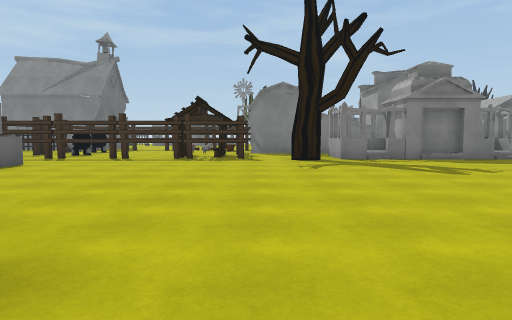
view 1 (above)

24 first-person views from a walk through a 3-D level made in the Unity game engine. The camera is 1.3 m above the floor, tilts 4° down and sees 75° across. The floor is counted in squares, 2 m on a side. Each view is taken from the middle of a square. On the plan, view 1 faces up. The plan holds only what a view shows up to about 10 squares ahead; the rest is blank. The place goes on beyond the plan. The player is left out. Some animated figures are not drawn. Some surface patterns are stand-ins.

view 2
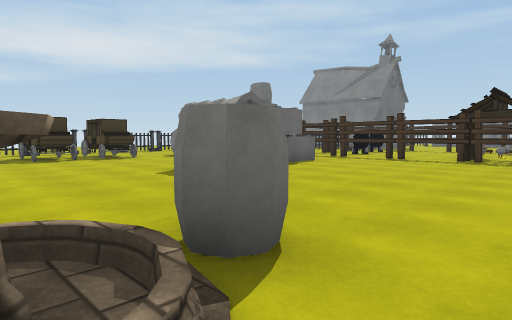

view 3
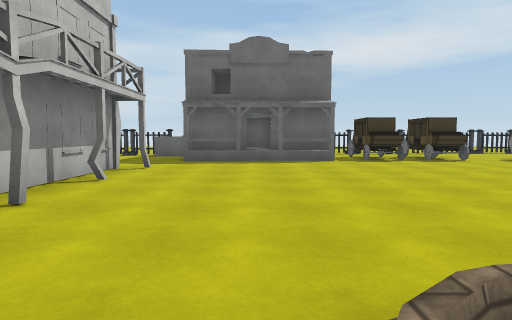

view 4
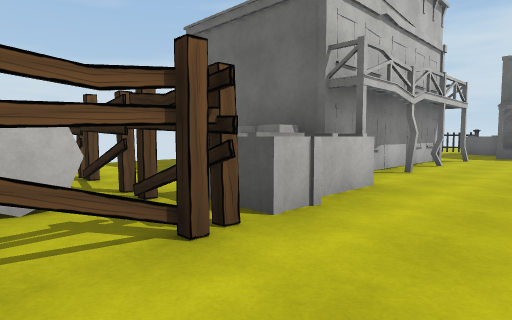

view 5
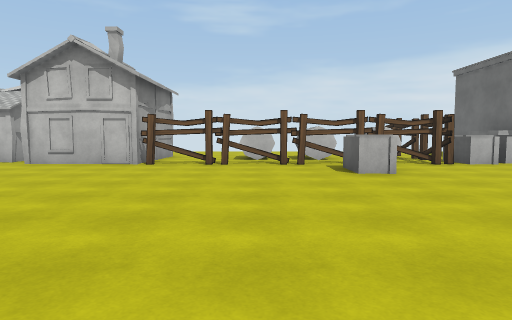

view 6
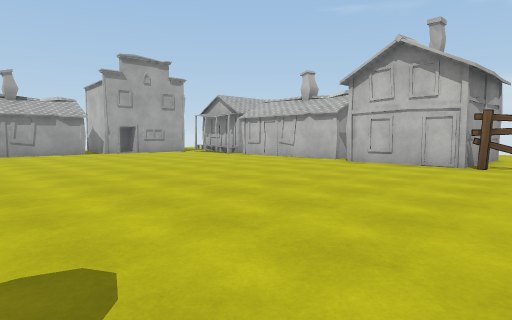

view 7
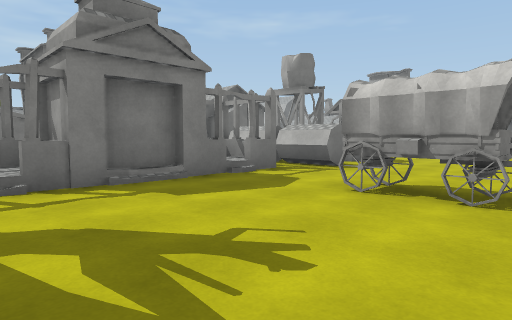

view 8
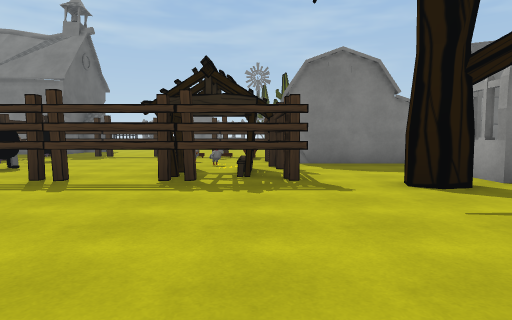

view 9
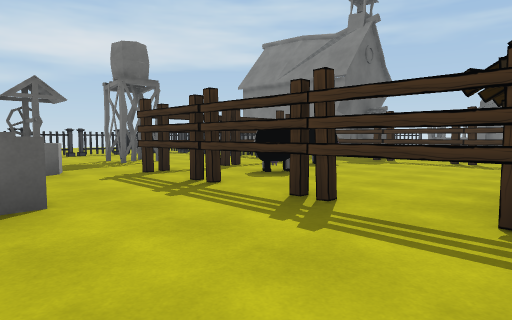

view 10
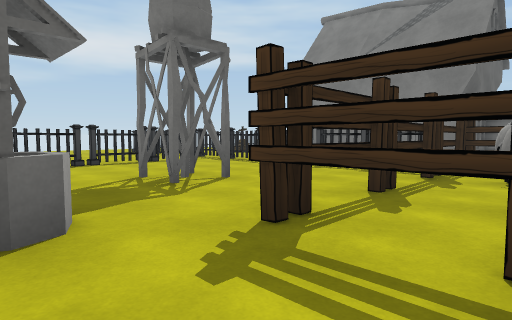

view 11
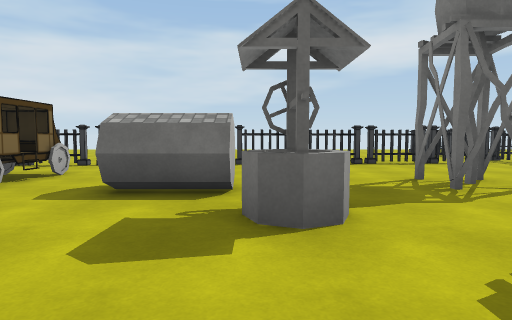

view 12
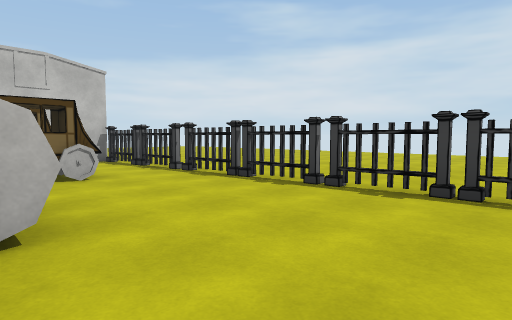

view 13
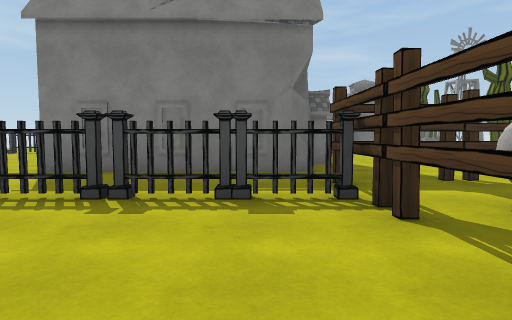

view 14
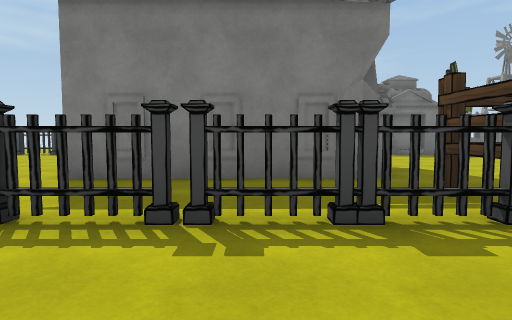

view 15
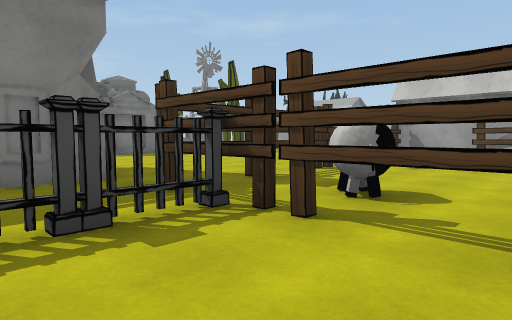

view 16
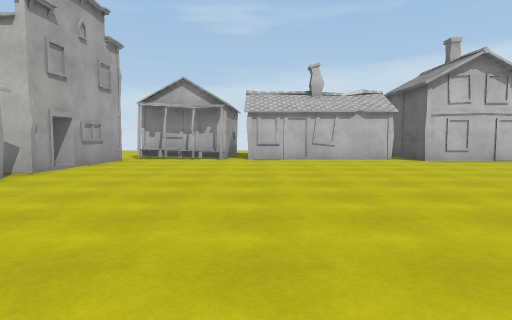

view 17
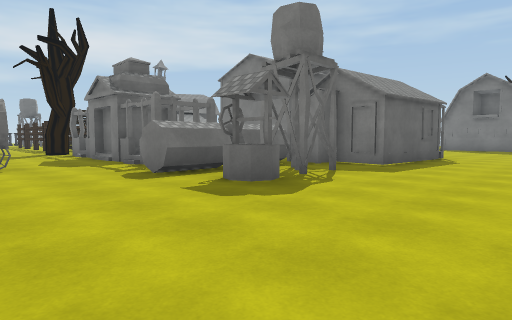

view 18
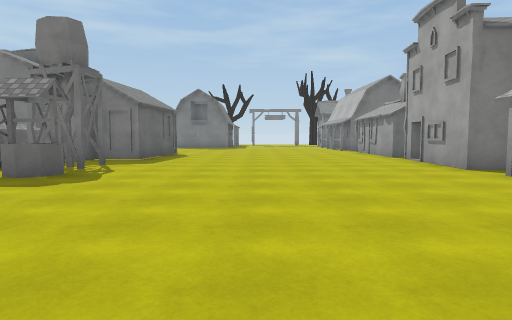

view 19
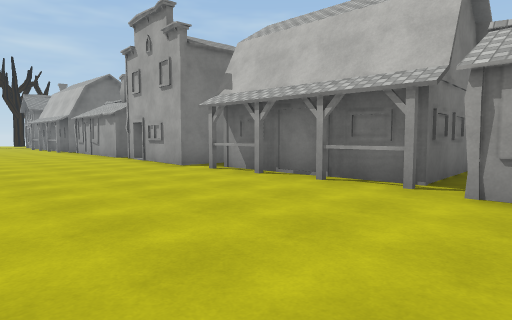

view 20
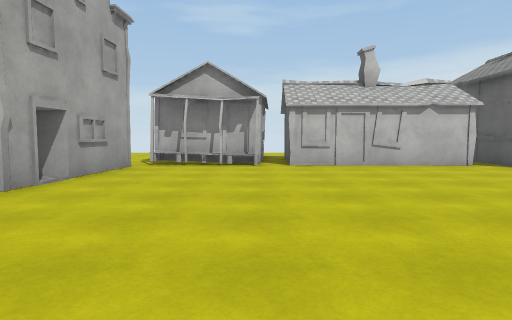

view 21
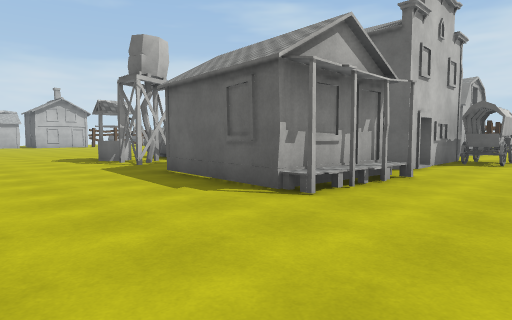

view 22
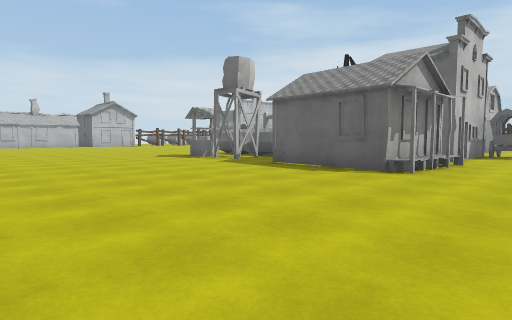

view 23
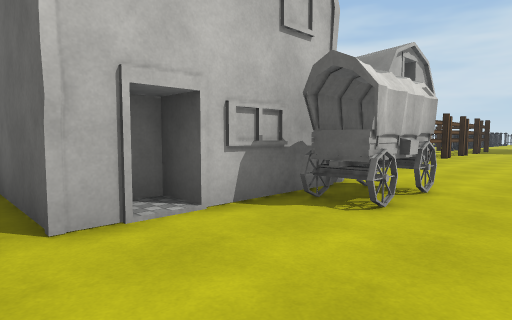

view 24
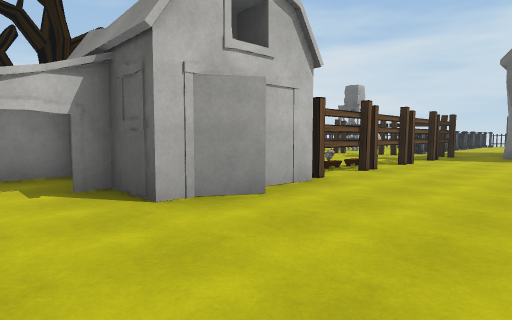

### Floor plan
Key: @ floor where view 1 was taken; # wall or solid block; x gap in a wall; . floor; = window, fence, low wall or low ledge; ^ raised ledge; F fence; T tree; W wagon; B barrel; U fountain; H house; A barn; E well; O other object.
Columns run from 14 left of view 1 to 22 right of it. Each row starts with its distance up from view 1.
 19       #....   .......... ........
 18 .######..........................
 17 ...................WW...H##......
 16  .....FFFFFFFF#A#..O##H.###......
 15  F.FFFF....OOO###.. ###.##.......
 14 ..F...FOO..O.F###.  ###.##........
 13 F.....FO.....FA##AAA   .H.........#
 12 F.....F#O...OF...      OO........H#
 11 F..OO.F O..OOF...^=####OOO........#
 10 F.....FFFFFFFFF..#x####OOE.........
  9 F..............T.......OO.........#
  8 F...OE............................#
  7 F...O...O............W............##
  6 F......  ............W...........AA##
  5 F......   ...............   .....x..
  4 F.OOO...WW.......................
  3 F.OOO............................
  2 FFOOO............................
  1 .####.......B....................H
  0    #^.......UU@..................H#
 -1    ^^............O...............##
 -2     #............O...............#
 -3     #.......OOFFFFFFFF###........#
 -4    ...######B F.......#######H##H.
 -5    ..       O FOOO O..###   ###
 -6               F.      #      ##
 -7             ..F
 -8             ..F
 -9             ..

Positions as (right, up) in squares from view 1, and headings:
1: (0, 0), facing up
2: (0, 0), facing up-left
3: (-1, -1), facing left
4: (2, -1), facing down-left
5: (5, 5), facing down
6: (6, 5), facing down-right
7: (3, 5), facing up-right
8: (-1, 5), facing up
9: (-2, 7), facing up-left
10: (-6, 8), facing up-left
11: (-6, 8), facing left
12: (-10, 10), facing down-left
13: (-9, 11), facing up
14: (-10, 12), facing up
15: (-10, 12), facing up-right
16: (15, 6), facing down
17: (15, 6), facing up-left
18: (15, 4), facing up
19: (15, 4), facing up-right
20: (16, 4), facing down
21: (15, 19), facing down-left
22: (18, 19), facing down-left
23: (9, 19), facing down-left
24: (4, 19), facing down-left
